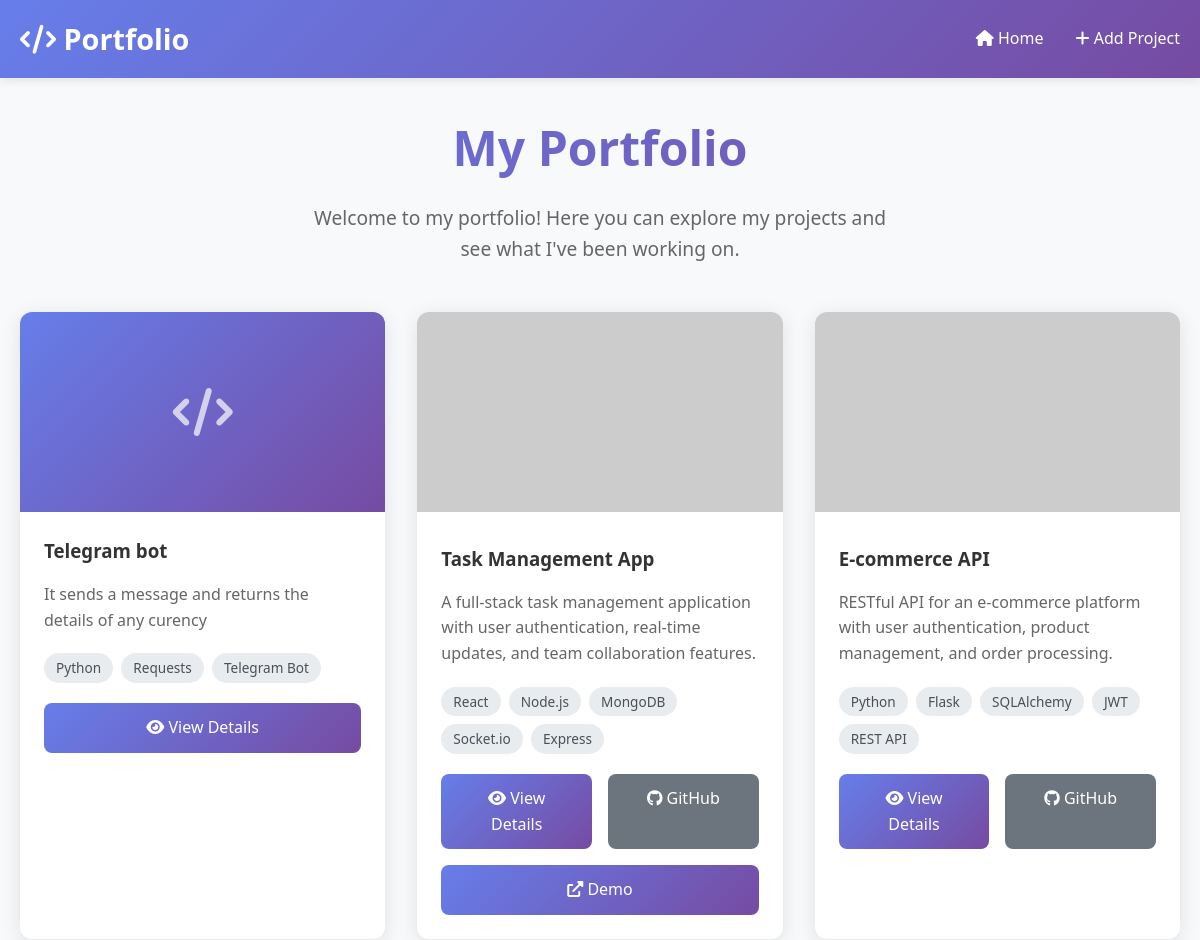
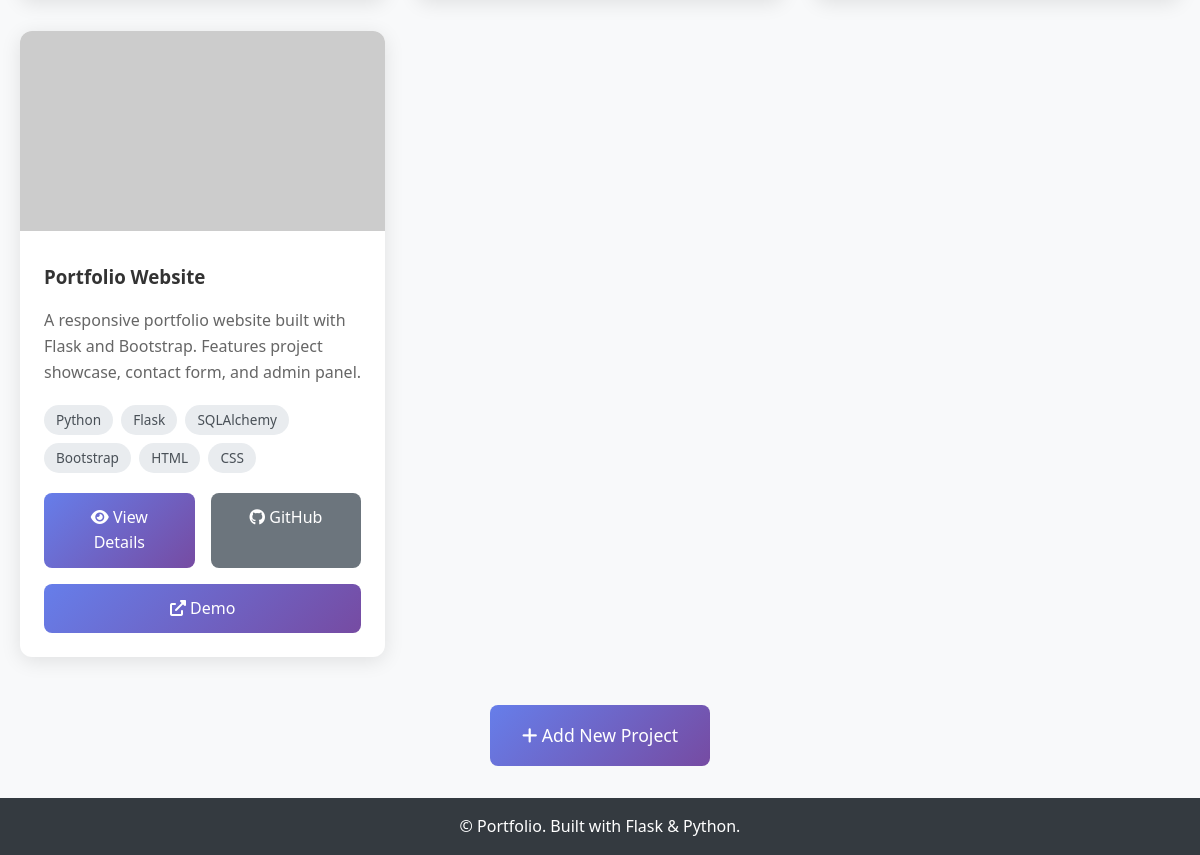
Before: / with the older database file (2 pictures, top to bottom).
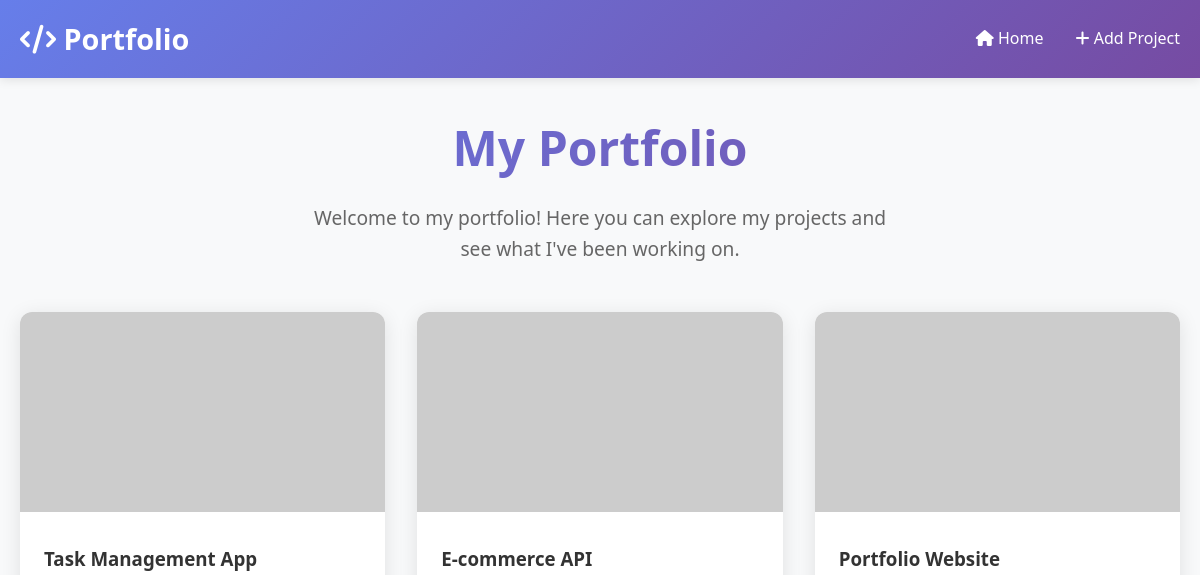
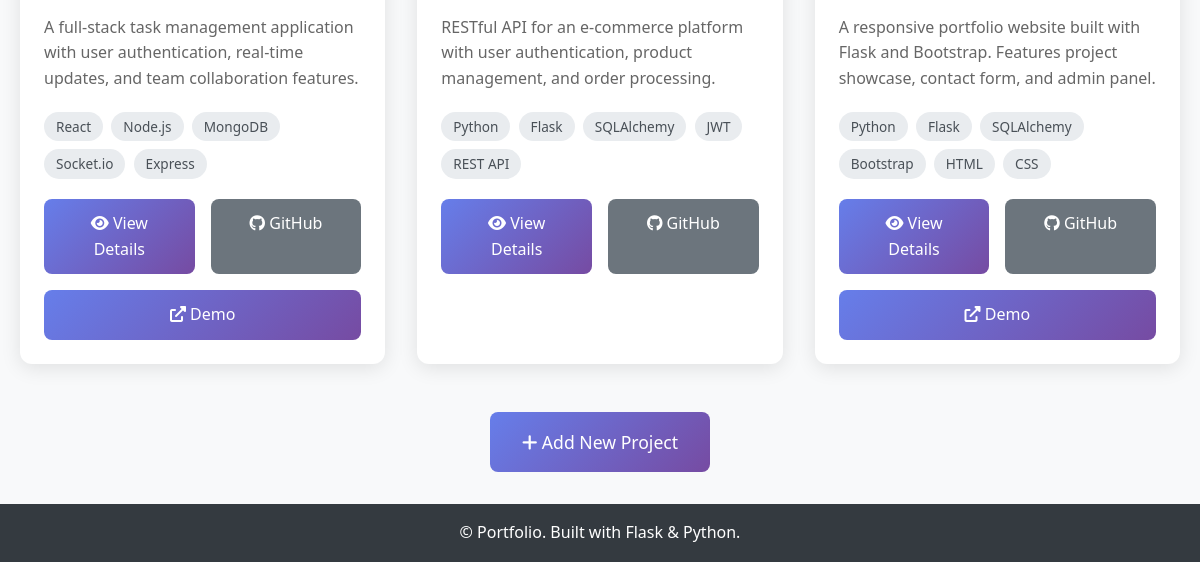
After: the same page with the newer database file (2 pictures, top to bottom).
### models.py (models this page shows, shortened)
class Project(db.Model):
    __tablename__ = 'projects'
    id = db.Column(db.Integer, primary_key=True)
    title = db.Column(db.String(100), nullable=False)
    description = db.Column(db.Text, nullable=False)
    github_url = db.Column(db.String(200))
    demo_url = db.Column(db.String(200))
    image_url = db.Column(db.String(200))
    created_at = db.Column(db.DateTime, default=datetime.utcnow)
    updated_at = db.Column(db.DateTime, default=datetime.utcnow, onupdate=datetime.utcnow)
    technologies = db.relationship('Technology', backref='project', lazy=True, cascade='all, delete-orphan')
    demo_media = db.relationship('Demo', backref='project', lazy=True, cascade='all, delete-orphan')

class Technology(db.Model):
    __tablename__ = 'technologies'
    id = db.Column(db.Integer, primary_key=True)
    name = db.Column(db.String(50), nullable=False)
    project_id = db.Column(db.Integer, db.ForeignKey('projects.id'), nullable=False)

### app.py (the view)
@app.route('/')
def home():
    projects = Project.query.order_by(Project.created_at.desc()).all()
    return render_template('index.html', projects=projects)

### templates/index.html (shortened to what this page needs)
{% extends "base.html" %}
{% block content %}
<div style="text-align: center; margin-bottom: 3rem;">
    <h1 style="font-size: 3rem; margin-bottom: 1rem; background: linear-gradient(135deg, #667eea 0%, #764ba2 100%); -webkit-background-clip: text; -webkit-text-fill-color: transparent; background-clip: text;">
        My Portfolio
    </h1>
    <p style="font-size: 1.2rem; color: #666; max-width: 600px; margin: 0 auto;">
        Welcome to my portfolio! Here you can explore my projects and see what I've been working on.
    </p>
</div>
{% if projects %}
    <div style="display: grid; grid-template-columns: repeat(auto-fit, minmax(350px, 1fr)); gap: 2rem; margin-bottom: 2rem;">
        {% for project in projects %}
            <div class="card">
                {% if project.image_url %}
                    <img src="{{ project.image_url }}" alt="{{ project.title }}"
                         style="width: 100%; height: 200px; object-fit: cover;">
                {% else %}
                    <div style="width: 100%; height: 200px; background: linear-gradient(135deg, #667eea 0%, #764ba2 100%); display: flex; align-items: center; justify-content: center;">
                        <i class="fas fa-code" style="font-size: 3rem; color: white; opacity: 0.7;"></i>
                    </div>
                {% endif %}
                <div class="card-body">
                    <h3 style="margin-bottom: 1rem; color: #333;">{{ project.title }}</h3>
                    <p style="color: #666; margin-bottom: 1rem; line-height: 1.6;">
                        {{ project.description[:150] }}{% if project.description|length > 150 %}...{% endif %}
                    </p>
                    {% if project.technologies %}
                        <div style="margin-bottom: 1rem;">
                            {% for tech in project.technologies %}
                                <span style="display: inline-block; background: #e9ecef; color: #495057; padding: 0.25rem 0.75rem; border-radius: 20px; font-size: 0.85rem; margin: 0.25rem 0.25rem 0.25rem 0;">
                                    {{ tech.name }}
                                </span>
                            {% endfor %}
                        </div>
                    {% endif %}
                    <div style="display: flex; gap: 1rem; flex-wrap: wrap;">
                        <a href="{{ url_for('project_detail', project_id=project.id) }}" class="btn" style="flex: 1; text-align: center; min-width: 120px;">
                            <i class="fas fa-eye"></i> View Details
                        </a>
                        {% if project.github_url %}
                            <a href="{{ project.github_url }}" target="_blank" class="btn btn-secondary" style="flex: 1; text-align: center; min-width: 120px;">
                                <i class="fab fa-github"></i> GitHub
                            </a>
                        {% endif %}
                        {% if project.demo_url %}
                            <a href="{{ project.demo_url }}" target="_blank" class="btn" style="flex: 1; text-align: center; min-width: 120px;">
                                <i class="fas fa-external-link-alt"></i> Demo
                            </a>
                        {% endif %}
                    </div>
                </div>
            </div>
        {% endfor %}
    </div>
{% endif %}
<div style="text-align: center; margin-top: 3rem;">
    <a href="{{ url_for('add_project') }}" class="btn" style="font-size: 1.1rem; padding: 1rem 2rem;">
        <i class="fas fa-plus"></i> Add New Project
    </a>
</div>
{% endblock %}

### templates/base.html (shortened to what this page needs)
<!DOCTYPE html>
<html lang="en">
<head>
    <link href="https://cdnjs.cloudflare.com/ajax/libs/font-awesome/6.0.0/css/all.min.css" rel="stylesheet">
</head>
<body>
    <header>
        <nav class="container">
            <div class="logo">
                <i class="fas fa-code"></i> Portfolio
            </div>
            <ul class="nav-links">
                <li><a href="{{ url_for('home') }}"><i class="fas fa-home"></i> Home</a></li>
                <li><a href="{{ url_for('add_project') }}"><i class="fas fa-plus"></i> Add Project</a></li>
            </ul>
        </nav>
    </header>
    <main>
        <div class="container">
            {% block content %}{% endblock %}
        </div>
    </main>
    <footer>
        <div class="container">
            <p>&copy; {{ current_year }} Portfolio. Built with Flask & Python.</p>
        </div>
    </footer>
</body>
</html>

### templates/base.html (style rules this page uses)
* { margin: 0; padding: 0; box-sizing: border-box; }
body { font-family: 'Segoe UI', Tahoma, Geneva, Verdana, sans-serif; line-height: 1.6; color: #333; background-color: #f8f9fa; }
.container { max-width: 1200px; margin: 0 auto; padding: 0 20px; }
header { background: linear-gradient(135deg, #667eea 0%, #764ba2 100%); color: white; padding: 1rem 0; box-shadow: 0 2px 10px rgba(0,0,0,0.1); }
nav { display: flex; justify-content: space-between; align-items: center; }
.logo { font-size: 1.8rem; font-weight: bold; }
.nav-links { display: flex; list-style: none; gap: 2rem; }
.nav-links a { color: white; text-decoration: none; transition: opacity 0.3s; }
main { min-height: calc(100vh - 140px); padding: 2rem 0; }
.btn { display: inline-block; padding: 0.75rem 1.5rem; background: linear-gradient(135deg, #667eea 0%, #764ba2 100%); color: white; text-decoration: none; border-radius: 8px; border: none; cursor: pointer; transition: transform 0.2s, box-shadow 0.2s; font-size: 1rem; }
.btn-secondary { background: #6c757d; }
.card { background: white; border-radius: 12px; box-shadow: 0 4px 20px rgba(0,0,0,0.1); overflow: hidden; transition: transform 0.3s, box-shadow 0.3s; }
.card-body { padding: 1.5rem; }
footer { background: #343a40; color: white; text-align: center; padding: 1rem 0; margin-top: auto; }

Changed rows visible on the page:
removed Project: title "Telegram bot", description "It sends a message and returns the details of any curency"
removed Technology: name "Python", shown under "Telegram bot"
removed Technology: name "Requests", shown under "Telegram bot"
removed Technology: name "Telegram Bot", shown under "Telegram bot"
